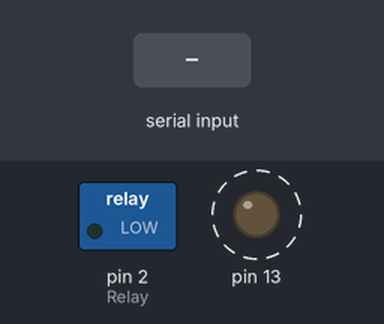
The sketch below on a simulated Arduino Leonardo, built with avr-gcc and run on an emulated ATmega32U4. Shown: switched loads named in the sketch (green lamp = pin HIGH), output pins drawn as LEDs (lit = HIGH). Dashed ring = blinking. Inputs (shaded band) come from the test bench.

Above: at 1.1 s.
3.1 s: "A" received over the second serial link
At 4.4 s:
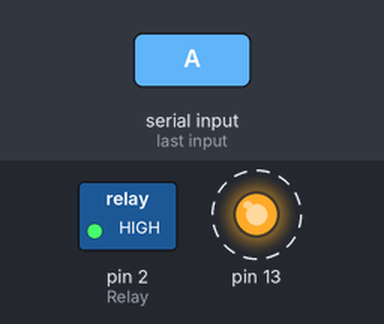
6.1 s: "B" received over the second serial link
At 8.6 s:
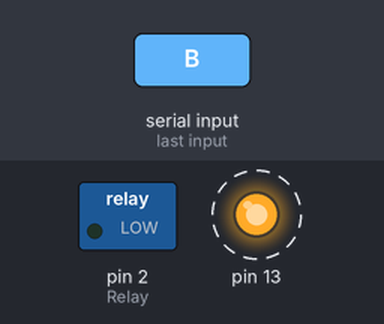
9.1 s: "a" received over the second serial link
At 11.8 s:
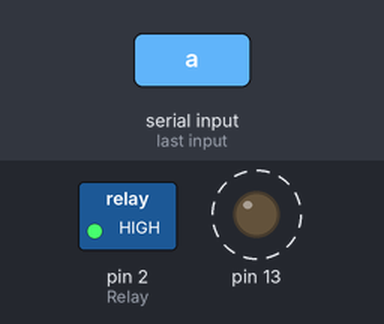
Timing chart, 0 to 18.1 s (numbered marks = the images above; inputs shaded):
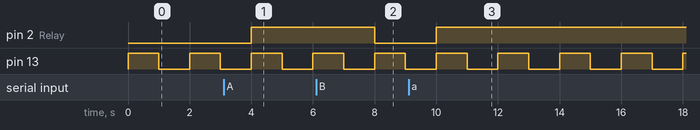

The sketch:

lesson31.ino
```cpp
/******************************************************************************
----------------本例程仅供学习使用，未经作者允许，不得用于其他用途。-----------
------------------------版权所有，仿冒必究！-----------------------------------
----------------1.开发环境:Arduino IDE-----------------------------------------
----------------2.测试使用开发板型号：Arduino Leonardo or Arduino UNO R3-------
----------------3.单片机使用晶振：16M------------------------------------------
----------------4.淘宝网址：Ilovemcu.taobao.com--------------------------------
----------------------------epic-mcu.taobao.com--------------------------------
----------------5.作者：神秘藏宝室---------------------------------------------
******************************************************************************/

//uno code
/*
String inputString = "";         // a string to hold incoming data
boolean stringComplete = false;  // whether the string is complete

int Relay = 2;

void setup()
{
  Serial.begin(9600);
  pinMode(13,OUTPUT);
  pinMode(Relay,OUTPUT);
}

void loop()
{
  digitalWrite(13,HIGH);
  delay(1000);
  digitalWrite(13,LOW);
  delay(1000);
}

void serialEvent() {
  while (Serial.available()) {
    // get the new byte:
    char inChar = (char)Serial.read();
    // add it to the inputString:
    if(inChar == 'A' || inChar == 'a' )
    {
      digitalWrite(Relay,HIGH);
    }
    else  if(inChar == 'B' || inChar == 'b')
    {
      digitalWrite(Relay,LOW);
    }
  }
}
*/

//leonardo code

String inputString = "";         // a string to hold incoming data
boolean stringComplete = false;  // whether the string is complete

int Relay = 2;

void setup()
{
  Serial1.begin(9600);
  pinMode(13,OUTPUT);
  pinMode(Relay,OUTPUT);
}

void loop()
{
  digitalWrite(13,HIGH);
  delay(1000);
  digitalWrite(13,LOW);
  delay(1000);
}

void serialEvent1() {
  while (Serial1.available()) {
    // get the new byte:
    char inChar = (char)Serial1.read();
    // add it to the inputString:
    if(inChar == 'A' || inChar == 'a' )
    {
      digitalWrite(Relay,HIGH);
    }
    else  if(inChar == 'B' || inChar == 'b')
    {
      digitalWrite(Relay,LOW);
    }
  }
}
```

Measured:
- after the input at 3.1 s, pin 2 (Relay): LOW → HIGH after 0.90 s
- after the input at 6.1 s, pin 2 (Relay): HIGH → LOW after 1.9 s
- after the input at 9.1 s, pin 2 (Relay): LOW → HIGH after 0.90 s
- by itself, pin 13: alternates HIGH for 1.0 s and LOW for 1.0 s
